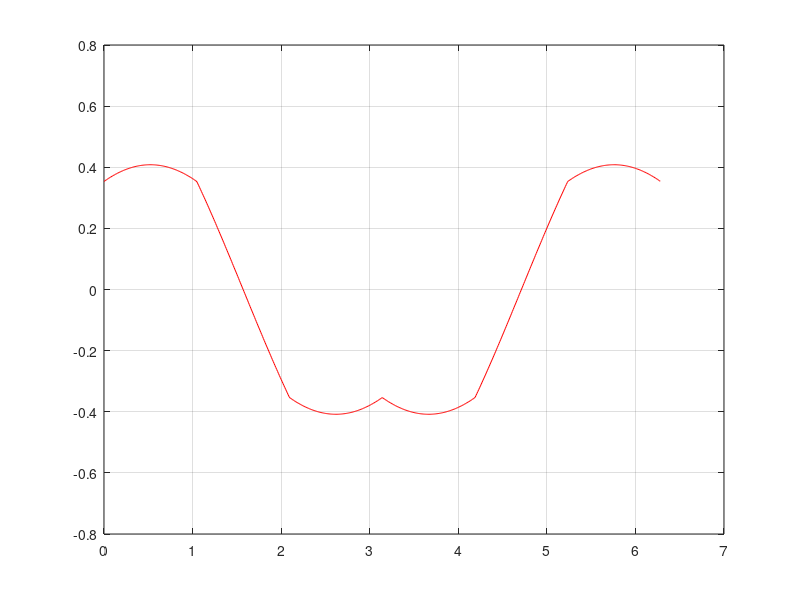

Write the MATLAB code that produced this figure.
clear all

theta=0:0.01:2*pi;
Vs = sqrt(2)/2;
Vdc = 1;
%constant
temp1 = (1/2)*Vs*Vdc;
temp3 = sqrt(3);
temp4 = 1/sqrt(3);

   y=temp1*(cos(theta)+temp4*sin(theta)).*(theta>=0 & theta<(pi/3)) ...%sector 1
    +temp1*(cos(theta-pi/3)-temp3*sin(theta-pi/3)).*(theta>=(pi/3) & theta<(2*pi/3)) ...%sector 2
    +temp1*(-cos(theta-2*pi/3)-temp4*sin(theta-2*pi/3)).*(theta>=(2*pi/3) & theta<(pi)) ...%sector 3
    +temp1*(-cos(theta-pi)-temp4*sin(theta-pi)).*(theta>=(pi) & theta<(4*pi/3)) ...%sector 4
    +temp1*(-cos(theta-4*pi/3)+temp3*sin(theta-4*pi/3)).*(theta>=(4*pi/3) & theta<(5*pi/3)) ...%sector 5
    +temp1*(cos(theta-5*pi/3)+temp4*sin(theta-5*pi/3)).*(theta>=(5*pi/3) & theta<=(2*pi));%sector 6
plot(theta,y,'r')

grid on